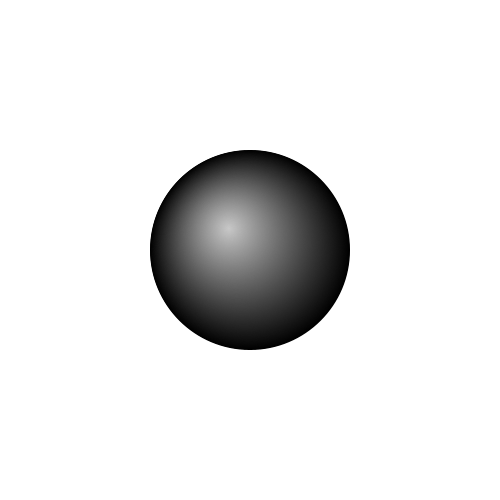
Frame 1 (no input)
Frame 60 (the mouse pressed at the canvas centre just before this capture): identical to frame 1, image omitted
Frame 120 (the mouse held since frame 60 and released just before this capture): identical to frame 1, image omitted

The Processing sketch that drew this single still picture (run headless with seeded random() and noise(); from frame 60 on, the mouse is pressed at the canvas centre):

// Processing sketch: color_gradation8
// ── color_gradation8.pde
void setup() {
    size(500,500);
    noStroke();
}

void draw() {
  background(255);
  drawBall(width/2,height/2,200);
}

void drawBall(float x, float y, float d) {
  float r = d / 2;
  // 光源（左上）
  PVector lightP = new PVector(-1,-1);
  lightP.normalize();

  color light = color(200);
  color dark = color(0);
  for (float i=d; i>0; i--) {
    float t = 1 - i / d; // 0~1
    // 内側ほど光源方向へ少し移動
    float offset = sin(t*HALF_PI) * r * 0.30;
    float cx = x + lightP.x * offset;
    float cy = y + lightP.y * offset;

    color c = lerpColor(light,dark,1-t);
    fill(c);
    ellipse(cx,cy,i,i);
  }
}
